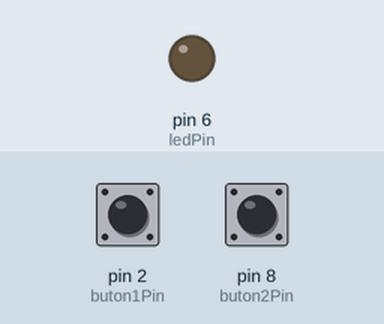
Simulated run of this sketch. Board: Arduino Uno, built with avr-gcc and run on an emulated ATmega328P. Shown: output pins drawn as LEDs (lit = HIGH). The test bench sets the inputs (shaded band); at power-on: pin 2 (buton1Pin) LOW, pin 8 (buton2Pin) LOW.

Above: at 1.2 s.
1.3 s: pin 2 (buton1Pin) pulled HIGH for 0.15 s
At 1.37 s:
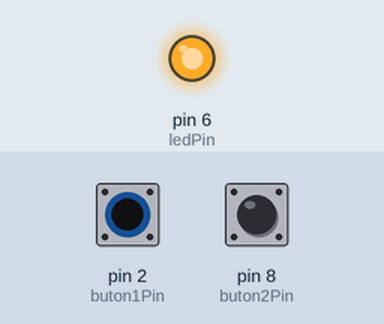
2.9 s: pin 2 (buton1Pin) pulled HIGH for 3.2 s
At 7.1 s:
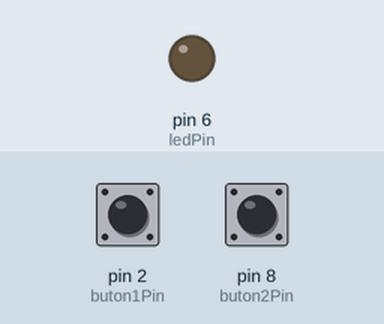
7.6 s: pin 8 (buton2Pin) pulled HIGH for 3.2 s
At 8.3 s:
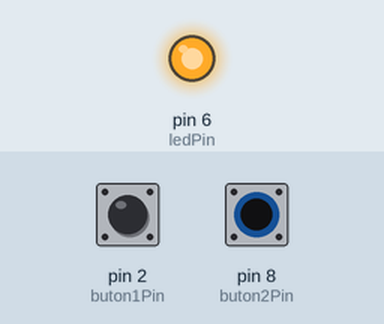
Timing chart, 0 to 12.3 s (numbered marks = the images above; inputs shaded):
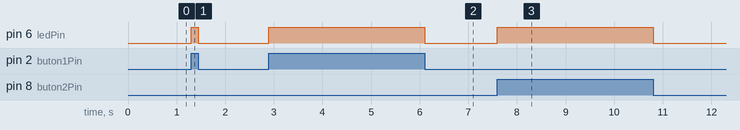

Measured:
- after the input at 1.3 s, pin 6 (ledPin): LOW → HIGH at once, → LOW 0.15 s later
- after the input at 2.9 s, pin 6 (ledPin): LOW → HIGH at once, → LOW 3.2 s later
- after the input at 7.6 s, pin 6 (ledPin): LOW → HIGH at once, → LOW 3.2 s later

The sketch:

ak0230_ikiButon.ino
```cpp
/*
  ak0230 — çözüm örneği

  SEN YAP 1) Tablo (basılı = 1):
      B1 B2 | LED
       0  0 | söner
       1  0 | söner
       0  1 | söner
       1  1 | YANAR
    && yalnız ikisi de doğruyken doğrudur.

  SEN YAP 2) || ile tablo:
      B1 B2 | LED
       0  0 | söner
       1  0 | YANAR
       0  1 | YANAR
       1  1 | YANAR
    || en az biri doğruysa doğrudur. Aşağıdaki kodda && yerine || var.

  SEN YAP 3) Direnci sökülen buton pini havada kalır; okuma kartına göre zıplayabilir.
    && ile bu yüzden LED, öbür butona basılıyken ara sıra kendiliğinden yanıp
    sönebilir ("kesin şu olur" denemez, kartta bakılır). Sebep ak0210'daki gibi:
    pin ne HIGH'a ne LOW'a bağlı.
*/

const int buton1Pin = 2;
const int buton2Pin = 8;
const int ledPin = 6;

void setup() {
  pinMode(ledPin, OUTPUT);
  pinMode(buton1Pin, INPUT);
  pinMode(buton2Pin, INPUT);
}

void loop() {
  // SEN YAP 2: && yerine || (iki kapı zili)
  if (digitalRead(buton1Pin) == HIGH || digitalRead(buton2Pin) == HIGH) {
    digitalWrite(ledPin, HIGH);
  } else {
    digitalWrite(ledPin, LOW);
  }
}
```
